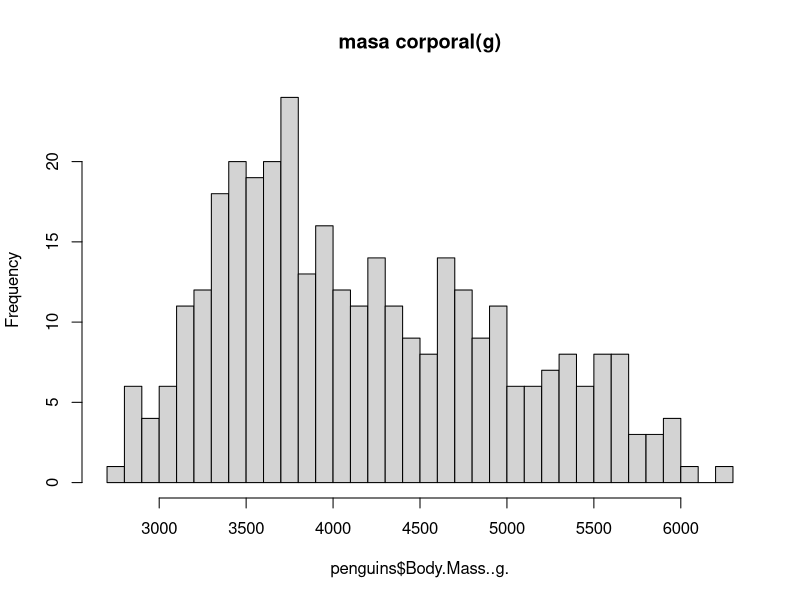
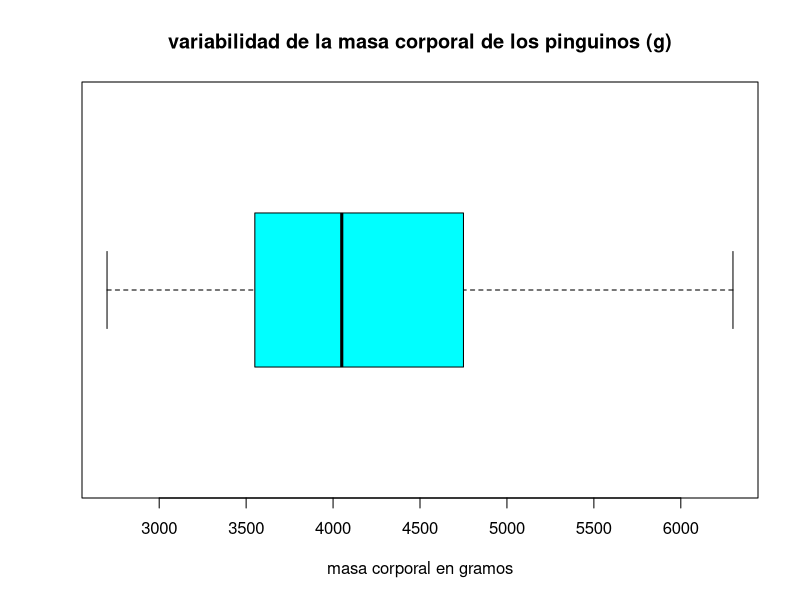
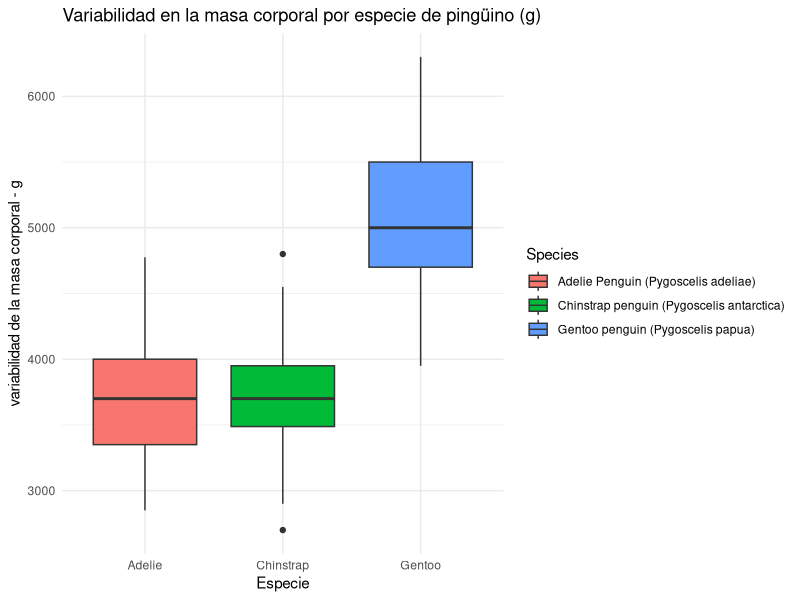
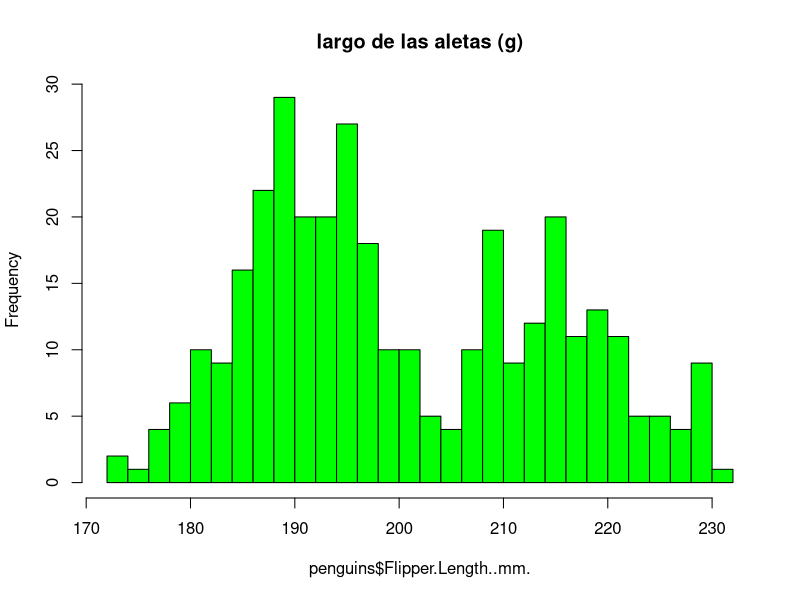
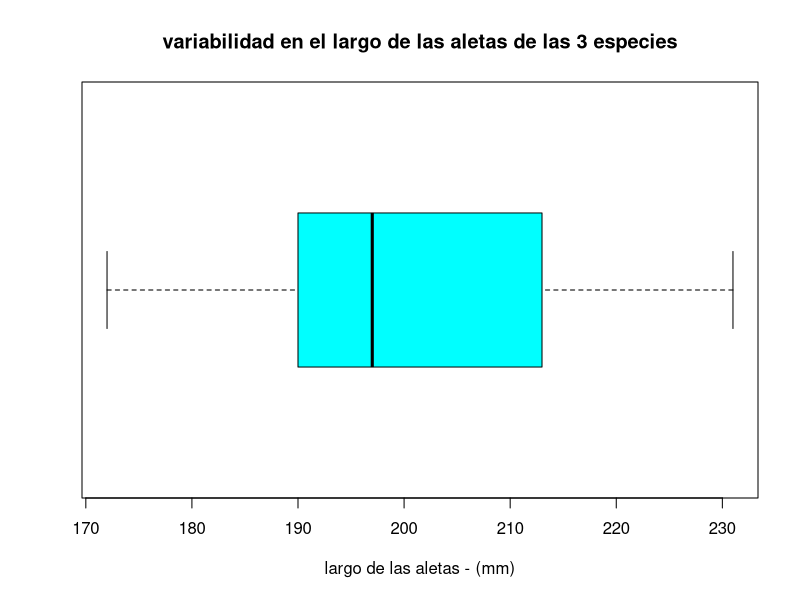
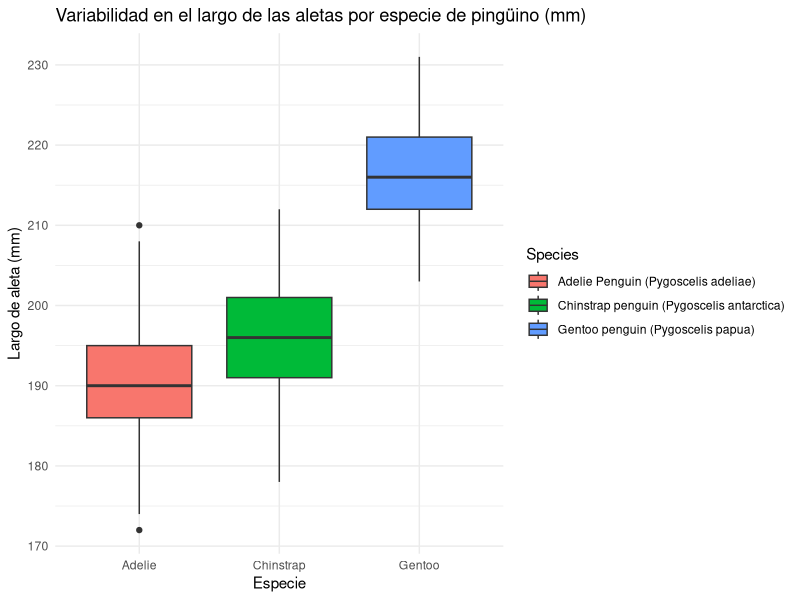
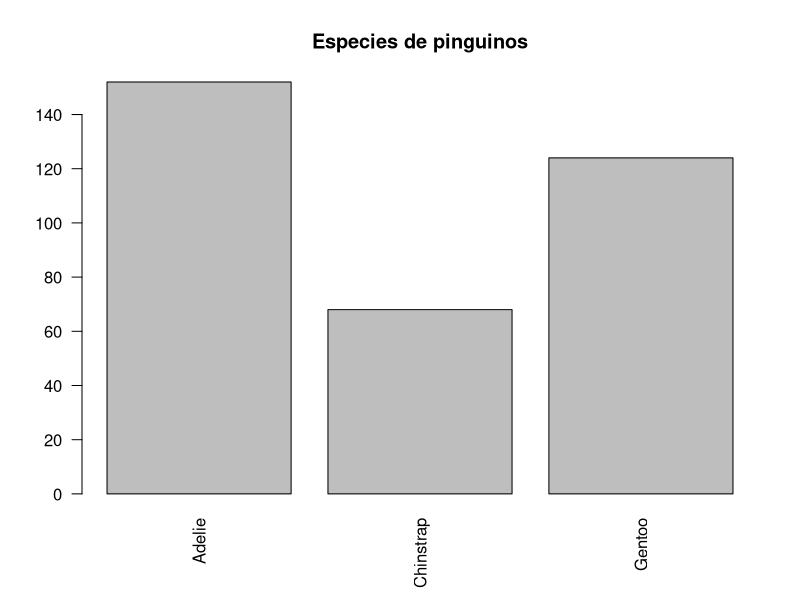
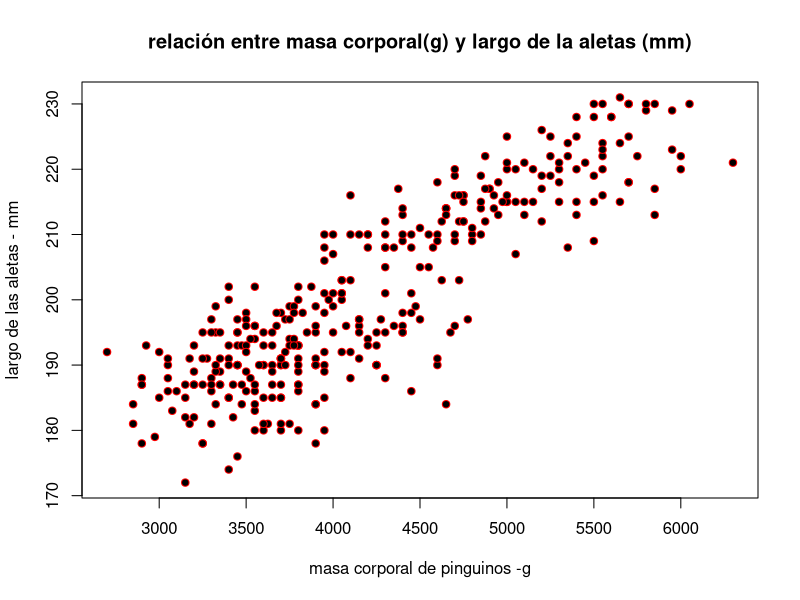

These figures' R source, in order:
#si no están isntaladas ejecuta esto
librerias <- c("readr", "readxl", "ggplot2", "tidyr", "dplyr")
for (lib in librerias) {
  if (!require(lib, character.only = TRUE)) {
    install.packages(lib)
    library(lib, character.only = TRUE)
  }
}

#librerías para cargar la data 
library(readr)
library(readxl)

#librerías para exploración y limpieza
library(ggplot2)
library(tidyr)
library(dplyr)

raw_data <- read_excel("6_penguins_lter.xlsx", col_names = FALSE)

penguins <- read.csv(text = paste(raw_data[[1]], collapse = "\n"),
                     stringsAsFactors = FALSE)

# ================================ #
 # Análisis exploratorio de datos #
# ================================ #

# checklist: agregar una respuesta cuando se haya definido en la asignación del av

# ¿Cuál será la variable variable objetivo (Y)? (cuantitativa continua)
# ¿Cuál será la variable predictora (X)? (cuantitativa)
# ¿Cuál será la  variable de agrupación? (categórica)
# ¿Hay relación lineal visible entre X e Y?
# ¿Cuántos datos faltantes tengo y en qué variables?
# ¿Cuál es la justificación teórica para elegir estas variables?

# "==== estructura del data-set ===== \n"
glimpse(penguins)
#====================================================

# "==== dimensiones del data-set ===== \n"
dim(penguins)
#====================================================

# "==== nombres de las columnas/variables ===== \n"
names(penguins)
#====================================================

# "==== primeros 10 registros ===== \n"
head(penguins, 10)
#====================================================

# "==== valores faltantes ===== \n"
colSums(is.na(penguins))
#====================================================

#valores de body mass
penguins[["Body.Mass..g."]]
#====================================================

#valores nulos de body mass
sum(is.na(penguins[["Body.Mass..g."]])) #342 de 344 registros completos 
#====================================================

#filas duplicadas
filasDuplicadas <- sum(duplicated(penguins))
cat("Número de filas duplicadas en el data-set: ", filasDuplicadas)
#====================================================

# "==== resumen estadístico ===== \n"
summary(penguins)

# lo que muestra:
#   resumen genérico de:
#   Variables numéricas: Muestra el valor mínimo, el primer cuartil (25%),
#   la mediana, la media, el tercer cuartil (75%) y el valor máximo.
#   También avisa si hay datos perdidos (NA).Variables categóricas o factores:
#   Cuenta la frecuencia de cada categoría o nivel.Modelos estadísticos (ej. lm):
#   Presenta los coeficientes, el error estándar, los valores p y métricas como el R².
#====================================================

#histograma, masa corporal
hist(penguins$Body.Mass..g.,
     breaks = 30,
     main = "masa corporal(g)")

#boxplot: masa del cuerpo
boxplot(penguins$Body.Mass..g.,
        xlab = "masa corporal en gramos",
        horizontal = TRUE,
        main = "variabilidad de la masa corporal de los pinguinos (g)",
        col = "cyan")

#boxplot: variabilidad de la masa corporal en gramos por especie
#uso de GGplot pq no me permitía colocar de forma nativa una grilla en el plot.
ggplot(penguins, aes(x = Species, y = `Body.Mass..g.`, fill = Species)) +
  geom_boxplot() +
  scale_x_discrete(labels = c("Adelie", "Chinstrap", "Gentoo")) +
  theme_minimal() +
  labs(title = "Variabilidad en la masa corporal por especie de pingüino (g)",
       x = "Especie",
       y = "variabilidad de la masa corporal - g")

#=========================== ALETAS - PINGUINOS ====================================================
#¿hay valores nulos en esta colmuna?
valoresNulosAletas <- sum(is.na(penguins[["Flipper.Length..mm."]])) #342 de 344 registros completos 
cat("valores nulos para la longitud de las aletas de los pinguinos (mm): ", valoresNulosAletas)

#histograma: largo de las aletas (mm)
hist(penguins$Flipper.Length..mm.,
     breaks = 30,
     main ="largo de las aletas (g)",
     col = "green")

#boxplot: variabilidad en el largo de las aletas
boxplot(penguins$Flipper.Length..mm.,
        xlab = "largo de las aletas - (mm)",
        main = "variabilidad en el largo de las aletas de las 3 especies",
        horizontal = TRUE,
        col = "cyan")

#boxplot: variabilidad del largo de las aletas por especie
#uso de GGplot pq no me permitía colocar de forma nativa una grilla en el plot.
ggplot(penguins, aes(x = Species, y = `Flipper.Length..mm.`, fill = Species)) +
  geom_boxplot() +
  scale_x_discrete(labels = c("Adelie", "Chinstrap", "Gentoo")) +
  theme_minimal() +
  labs(title = "Variabilidad en el largo de las aletas por especie de pingüino (mm)",
       x = "Especie",
       y = "Largo de aleta (mm)")

#barplot para visualizar categóricos
barplot(table(penguins$Species),
        main = "Especies de pinguinos",
        names.arg = c("Adelie", "Chinstrap", "Gentoo"),
        las = 2)

#============= SUPUESTOS =========== #
#Coeficiente R: o coeficiente de correlación de pearson,
#mide la fuerza y la dirección de la relación lineal entre
#dos variables cuantitativas. Su valor va desde -1 hasta 1,
#indicando si los cambios en una variable se acompañan de cambios proporcionales en la otra.
#entonces, un valor más cercano a 1 indica una fuerte correlación entre ambas variables

valorCorrelacion <- cor(penguins$Flipper.Length..mm.,
                        penguins$Body.Mass..g.,
                        use = "complete.obs")

#coeficiente R entre masa corporal y culmen length
valorCorrelacion2 <- cor(penguins$Culmen.Length..mm.,
                         penguins$Body.Mass..g.,
                         use = "complete.obs")
cat("valor R entre largo de las aletas y masa corporal en pinguinos: ", valorCorrelacion, "\n")
cat("valor R entre el largo de la parte superior del pico y masa corporal en pinguinos: ", valorCorrelacion2)



  
#======= POR COMPROBAR: supuestos ======= #
#Normalidad de residuos
#homocedasticidad o varianza constante: varianza de los residuales constante
#Independencia de residuales: los residuales no deben estar autocorrelacionados

# ===== verficicación de supuestos ====== #
# Linealidad de la relación entre body mass y flipper length:
#scatterplot: masa corporal - largo de las aletas
plot(penguins$Body.Mass..g., penguins$Flipper.Length..mm.,
     xlab = "masa corporal de pinguinos -g", ylab = "largo de las aletas - mm",
     main = "relación entre masa corporal(g) y largo de la aletas (mm)",
     col = "red",
     pch = 21,
     bg = "black",)

##### Normalidad de Residuos
# pendiente : hacer test con shapiro-wilk: Shapiro-Wilk: p-valor = 0.XXX → [Se cumple / No se cumple]
#shapiro wilk comprueba que los residuos del modelo sigan una distribución normal
modelo <- lm(Body.Mass..g. ~ Flipper.Length..mm.,
             data = penguins)

residuos <- residuals(modelo)
valorShapiroTest <- shapiro.test(residuos)
#pendiente mostrar por pantalla el valor p del test

#pendiente: homocedasticidad: prueba de breusch - pagan

# pendiente: prueba de independencia: durbin-watson
